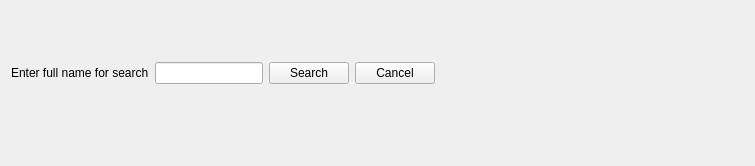
      <widget class="QWidget" name="page_findName">
       <layout class="QGridLayout" name="gridLayout_11">
        <item row="0" column="3" rowspan="2">
         <spacer name="verticalSpacer_6">
          <property name="orientation">
           <enum>Qt::Vertical</enum>
          </property>
          <property name="sizeHint" stdset="0">
           <size>
            <width>20</width>
            <height>124</height>
           </size>
          </property>
         </spacer>
        </item>
        <item row="2" column="1">
         <spacer name="horizontalSpacer_17">
          <property name="orientation">
           <enum>Qt::Horizontal</enum>
          </property>
          <property name="sizeHint" stdset="0">
           <size>
            <width>290</width>
            <height>20</height>
           </size>
          </property>
         </spacer>
        </item>
        <item row="2" column="2">
         <spacer name="horizontalSpacer_18">
          <property name="orientation">
           <enum>Qt::Horizontal</enum>
          </property>
          <property name="sizeHint" stdset="0">
           <size>
            <width>289</width>
            <height>20</height>
           </size>
          </property>
         </spacer>
        </item>
        <item row="0" column="0" rowspan="2" colspan="2">
         <layout class="QHBoxLayout" name="horizontalLayout">
          <item>
           <widget class="QLabel" name="lbl_findName">
            <property name="text">
             <string>Enter full name for search</string>
            </property>
           </widget>
          </item>
          <item>
           <widget class="QLineEdit" name="le_findName">
            <property name="whatsThis">
             <string>&lt;html&gt;&lt;head/&gt;&lt;body&gt;&lt;p&gt;&lt;span style=&quot; color:#000000;&quot;&gt;Ввод только букв латиницы или кириллицы, пробелов и точек&lt;/span&gt;&lt;/p&gt;&lt;/body&gt;&lt;/html&gt;</string>
            </property>
           </widget>
          </item>
          <item>
           <widget class="QPushButton" name="findName">
            <property name="text">
             <string>Search</string>
            </property>
           </widget>
          </item>
          <item>
           <widget class="QPushButton" name="cancelFindName">
            <property name="text">
             <string>Cancel</string>
            </property>
           </widget>
          </item>
         </layout>
        </item>
        <item row="2" column="0">
         <spacer name="horizontalSpacer_16">
          <property name="orientation">
           <enum>Qt::Horizontal</enum>
          </property>
          <property name="sizeHint" stdset="0">
           <size>
            <width>40</width>
            <height>20</height>
           </size>
          </property>
         </spacer>
        </item>
       </layout>
      </widget>
